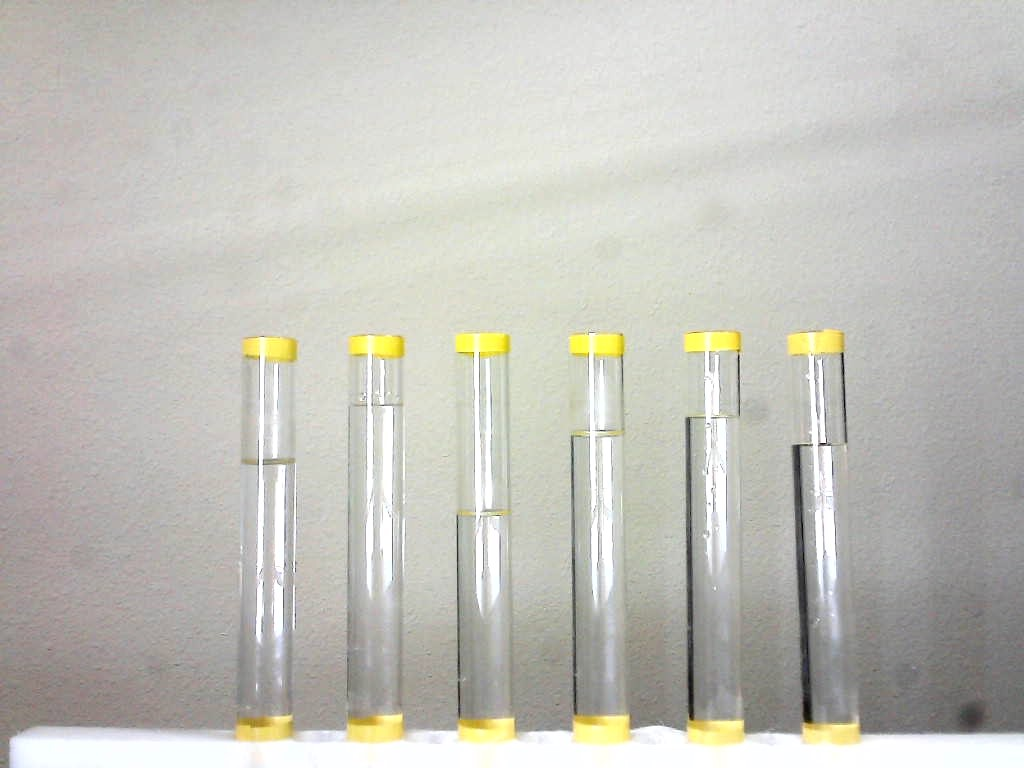
#> input picture image_processing/marker-2.jpg, 1024 x 768 px
$ python -i marker_returns_array.py   (imports and definitions only)
#> lines starting #> are read from the running program, lines starting #| are printed output that depends on the picture; after the words box and inside, x2 and y2 are one past the last pixel; in counts of white or black regions, pixels touching at a corner belong together
#> further down, picture is the input picture: shape (768, 1024, 3); mean B, G, R 187.2, 194.1, 195.1
import cv2
import numpy as np
import random as rand

def angle(line):
    x1, y1, x2, y2 = line[0]
    x_diff = x1 - x2
    y_diff = y1 - y2
    radians = np.arctan2(x_diff, y_diff)
    return np.abs(np.degrees(radians))

def process_image(img, hardcoded_image = False):
#> called with hardcoded_image = False
  if (hardcoded_image):
    img = cv2.imread('images/markers.jpg')

  #resize variables
  width = int(img.shape[1] * .5)
#> width = 512
  height = int(img.shape[0] * .5)
#> height = 384
  dim = (width, height)
#> dim = (512, 384)

  # allowed variance on green/yellow #
  yellow = [[0, 153, 153], [102, 255, 255]]
  green = [[4,69,0], [118,185,4]]
  lower = np.array(yellow[0])
  upper = np.array(yellow[1])

  # bitwise and with green/yellow
  mask = cv2.inRange(img, lower, upper)
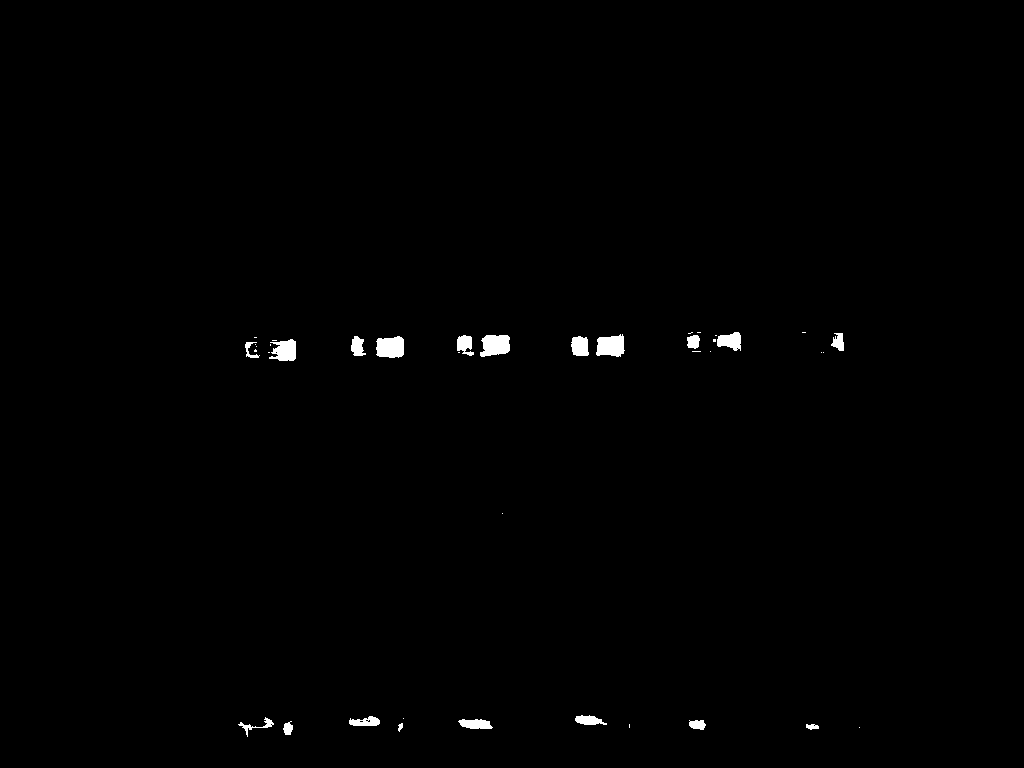
#> mask: shape (768, 1024); 0.6% white; 40 white regions (21 under 20 px)
  output = cv2.bitwise_and(img, img, mask=mask)

  #black image
  blank_image = np.zeros(shape=[img.shape[0], img.shape[1], 3], dtype=np.uint8)

  ########################################################

  # convert to grayscale
  gray = cv2.cvtColor(output, cv2.COLOR_BGR2GRAY)
  ret, thresh = cv2.threshold(gray, 127, 255, 0)

  # find contours on markers
  contours, hierarchy = cv2.findContours(thresh, cv2.RETR_TREE, cv2.CHAIN_APPROX_NONE)
#> contours = 47 contours, 29 with area under 20; largest, box (x1, y1, x2, y2) and area: (480, 335, 510, 357) 486, (376, 336, 404, 358) 484, (596, 334, 625, 357) 470, (269, 339, 296, 361) 376, (717, 332, 741, 351) 288
  bounding_box = []
  for contour in contours:
      colorR = rand.randint(0 , 255)
      colorG = rand.randint(0, 255)
      colorB = rand.randint(0, 255)
      if len(contour) > 200:
          c = contour.squeeze(1)
          min_x = np.min(c[:, 0])
          max_x = np.max(c[:, 0])
          min_y = np.min(c[:, 1])
          max_y = np.max(c[:, 1])

          #bounding box of contour
          start = (min_x, min_y)
          end = (max_x, max_y)
          bounding_box.append((min_x, min_y, max_x, max_y))

          #show bounding box
          cv2.rectangle(img, start, end, (0, 255, 0), 4)

          #show contours
          cv2.drawContours(blank_image, contour, -1, (colorR, colorG, colorB), 3)
#> this loop made 47 passes
#> (colorR, colorG, colorB) on passes 2, 4, 5, 6, 7, 8, 10, 12, 13, 14, 15, 16: (132, 248, 207), (111, 71, 144), (71, 48, 128), (75, 158, 50), (37, 169, 241), (51, 181, 222), (226, 133, 31), (0, 252, 170), (124, 166, 32), (97, 113, 122), (72, 229, 46), (41, 163, 250)
#> (contour, colorR, colorG, colorB) on passes 1, 3, 9, 11, 17, 18: ([[859, 727]], 197, 215, 20), ([[813, 725], [814, 724], [815, 725], [814, 726]], 155, 244, 183), ([[403, 718]], 161, 104, 244), ([[270, 724], [271, 723], [272, 724], [271, 725]], 7, 47, 204), ([[502, 513]], 55, 154, 149), ([[823, 352]], 63, 170, 104)
#> blank_image: shape (768, 1024, 3); every value is 0
#> after the loop, bounding_box = []

  #structing the array allows for easy sorting
  dtype = [('TopX', int), ('TopY', int), ('BottomX', int), ('BottomY', int)]
  bounding_box = np.array(bounding_box, dtype=dtype)
  bounding_box = np.sort(bounding_box, order='TopX')
  print(bounding_box)

  img_points = []

  for i in range(0, len(bounding_box), 2):
      top_marker = -1
      btm_marker = -1

      #if avg Y of i is greater than avg Y of i+1 (i is lower in image)
      #then top_marker gets i + 1
      if (bounding_box[i][1] + bounding_box[i][3])/2 > (bounding_box[i+1][1] + bounding_box[i+1][3])/2:
          top_marker = bounding_box[i + 1]
          btm_marker = bounding_box[i]
      else:
          top_marker = bounding_box[i]
          btm_marker = bounding_box[i + 1]

      #determine range of x
      left_x = min(top_marker[0], btm_marker[0])
      right_x = max(top_marker[2], btm_marker[2])

      #determine range of y
      top_y = max(top_marker[1], top_marker[3])
      btm_y = min(btm_marker[1], btm_marker[3])

      #the plus/minus 5 can be removed, but canny is
      #picking up the edges of the markers
      img_points.append((left_x, top_y+5, right_x, btm_y-5))
#> this loop made 0 passes
#> after the loop, img_points = []
      #img_points.append((left_x, top_y, right_x, btm_y))
      #cv2.rectangle(img, (left_x, top_y), (right_x, btm_y), (0, 0, 255), 4)

  #same concept for the structure as bounding boxes
  img_points = np.array(img_points, dtype=dtype)
  #tubes = [len(img_points)]
  print('\nNumber of tubes: ' + str(len(img_points)))
#| Number of tubes: 0
  for points in img_points:
      #points represents area of interest
      #i.e. under top marker and above bottom marker
      pts_one = np.float32([[points[0], points[1]],  # leftX  topY
                            [points[2], points[1]],  # rightX topY
                            [points[0], points[3]],  # leftX  btmY
                            [points[2], points[3]]]) # rightX btmY

      x_diff = points[2] - points[0]
      y_diff = points[3] - points[1]

      pts_two = np.float32([[0, 0],
                            [x_diff, 0],
                            [0, y_diff],
                            [x_diff, y_diff]])

      matrix = cv2.getPerspectiveTransform(pts_one, pts_two)
      tube = cv2.warpPerspective(np.copy(img), matrix, (x_diff, y_diff))
      #tubes.append(tube)

      #get edges on the tube
      #might need gray scale/median filter?
      edges = cv2.Canny(tube, 50, 150)

      #find a horizontal line
      #minLength is 10% of width of tube
      lines = cv2.HoughLinesP(edges, 1, np.pi/180, 15, minLineLength=(0.1*x_diff))

      percentages = []
      for line in lines:
        x1, y1, x2, y2 = line[0]

        #transform the points on original image
        x1 += points[0]
        x2 += points[0]
        y1 += points[1]
        y2 += points[1]
        if 85 <= angle(line) <= 95:
          #draw line the entire width of tube
          cv2.line(img, (points[0], y1), (points[2], y2), (255, 0, 0), 7)

        y_diff = points[3] - points[1]
        line_height = points[1]
        # [4 lines of commented-out code are left out]
        percentage = (((y1 + y2) / 2) - points[1]) / y_diff
        percentages.append(percentage)

      print("percentage: {}".format(np.median(percentages)))

  return cv2.resize(img, dim)

>>> import cv2
>>> picture = cv2.imread('../marker-2.jpg')
>>> result = process_image(picture)

$ run again, on image_processing/marker-3.jpg
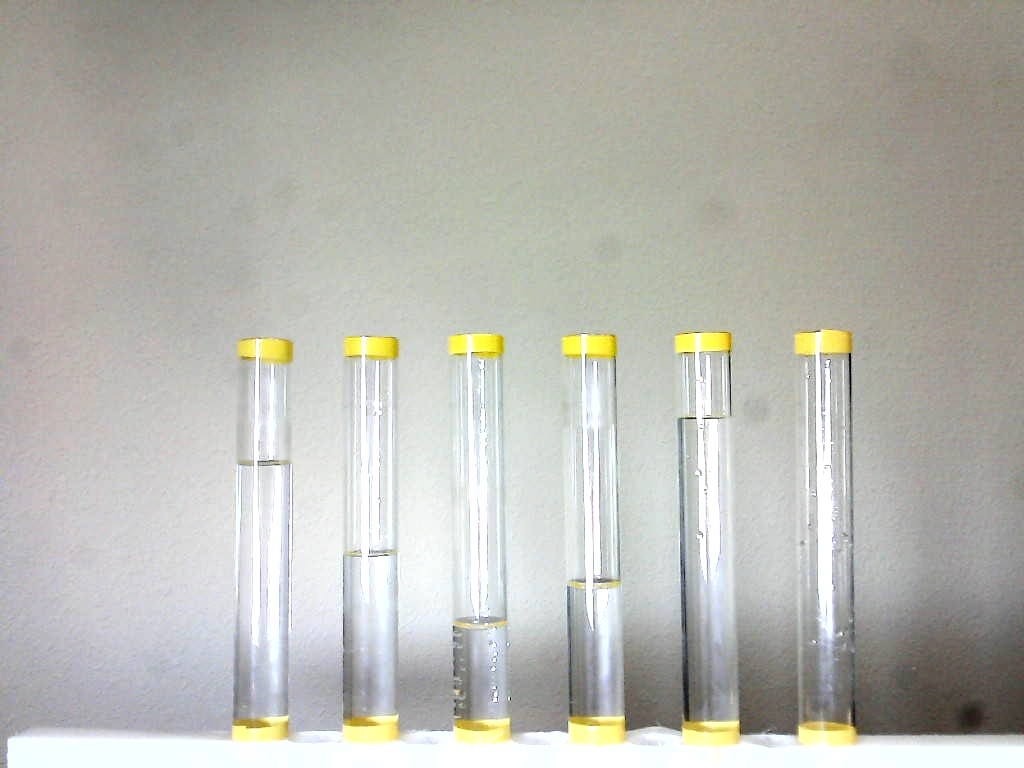
#> input picture image_processing/marker-3.jpg, 1024 x 768 px
#> picture is the input picture: shape (768, 1024, 3); mean B, G, R 177.1, 184.2, 184.3
#> in process_image, `mask = cv2.inRange(img, lower, upper)`:
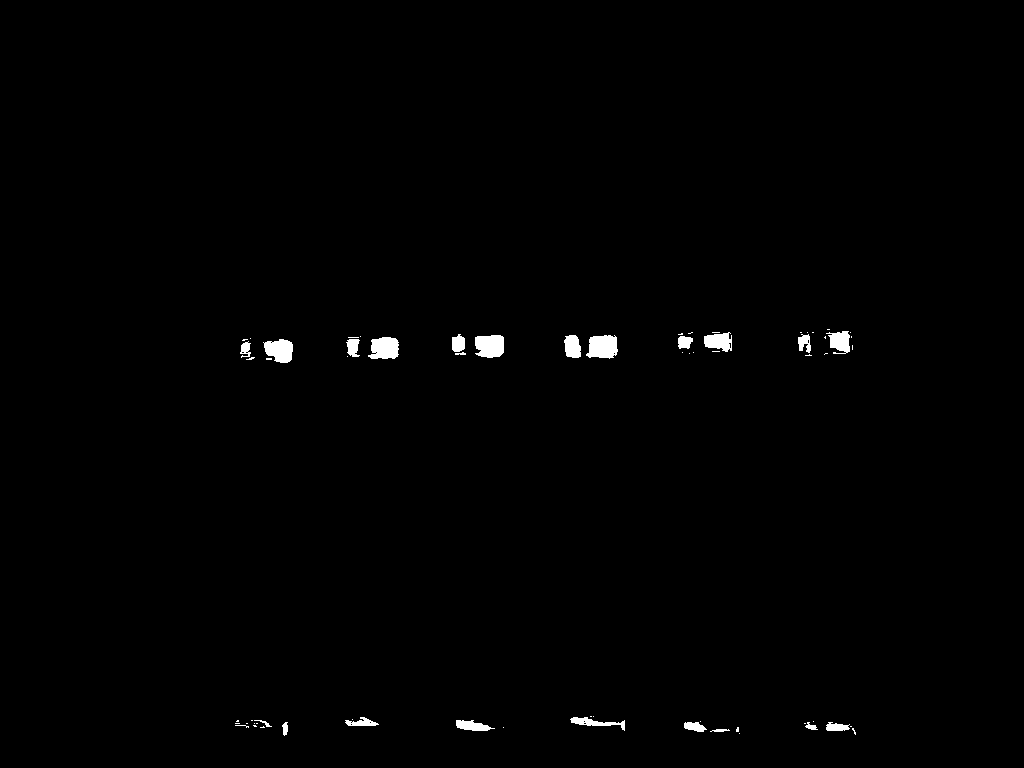
#> mask: shape (768, 1024); 0.71% white; 66 white regions (44 under 20 px)
#> contours = 78 contours, 58 with area under 20; largest, box (x1, y1, x2, y2) and area: (586, 335, 618, 359) 560, (475, 335, 504, 358) 534, (368, 337, 399, 359) 505, (263, 339, 293, 363) 484, (704, 332, 732, 352) 354
#> the loop in process_image, `for contour in contours:` made 78 passes
#> (colorR, colorG, colorB) on passes 2, 3, 4, 7, 8, 9, 14, 15: (132, 248, 207), (155, 244, 183), (111, 71, 144), (37, 169, 241), (51, 181, 222), (161, 104, 244), (97, 113, 122), (72, 229, 46)
#> after the loop in process_image, `for contour in contours:`: bounding_box = []
#| Number of tubes: 0

$ run again, on image_processing/marker-4.jpg
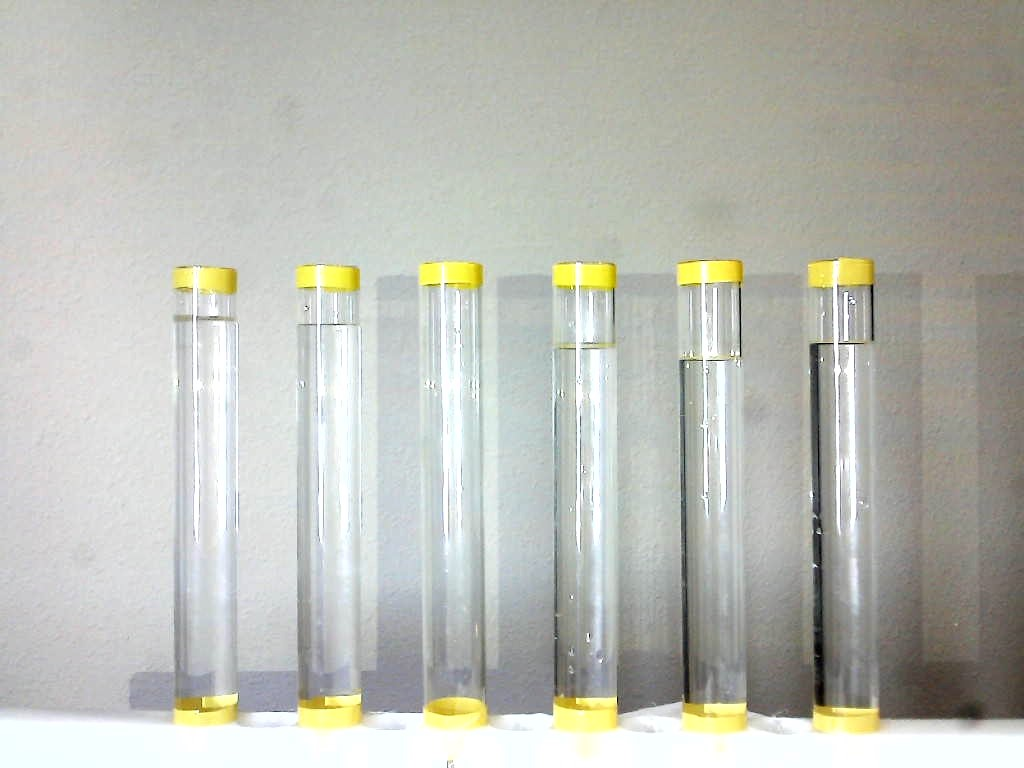
#> input picture image_processing/marker-4.jpg, 1024 x 768 px
#> picture is the input picture: shape (768, 1024, 3); mean B, G, R 180.9, 188.6, 187.1
#> in process_image, `mask = cv2.inRange(img, lower, upper)`:
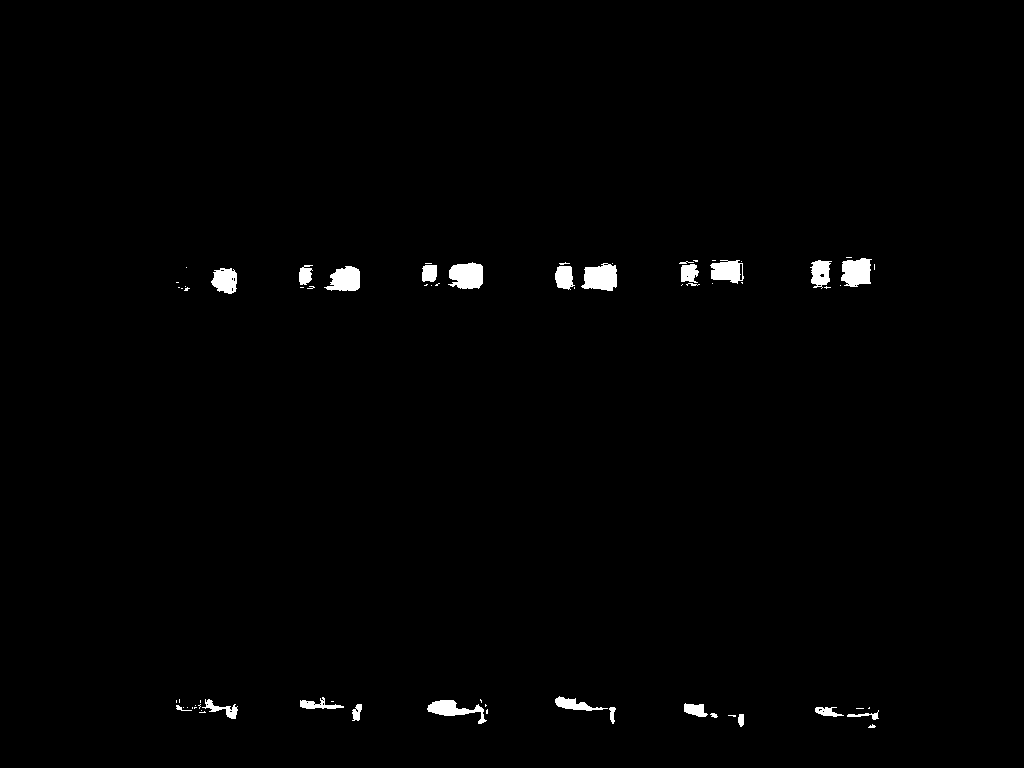
#> mask: shape (768, 1024); 1% white; 69 white regions (44 under 20 px)
#> contours = 91 contours, 69 with area under 20; largest, box (x1, y1, x2, y2) and area: (581, 263, 617, 291) 714, (448, 262, 483, 289) 702, (841, 258, 872, 287) 645, (324, 266, 360, 291) 590, (710, 260, 744, 284) 544
#> the loop in process_image, `for contour in contours:` made 91 passes
#> (colorR, colorG, colorB) on passes 1, 2, 3, 4, 5, 6, 8, 9: (197, 215, 20), (132, 248, 207), (155, 244, 183), (111, 71, 144), (71, 48, 128), (75, 158, 50), (51, 181, 222), (161, 104, 244)
#> after the loop in process_image, `for contour in contours:`: bounding_box = []
#| Number of tubes: 0
